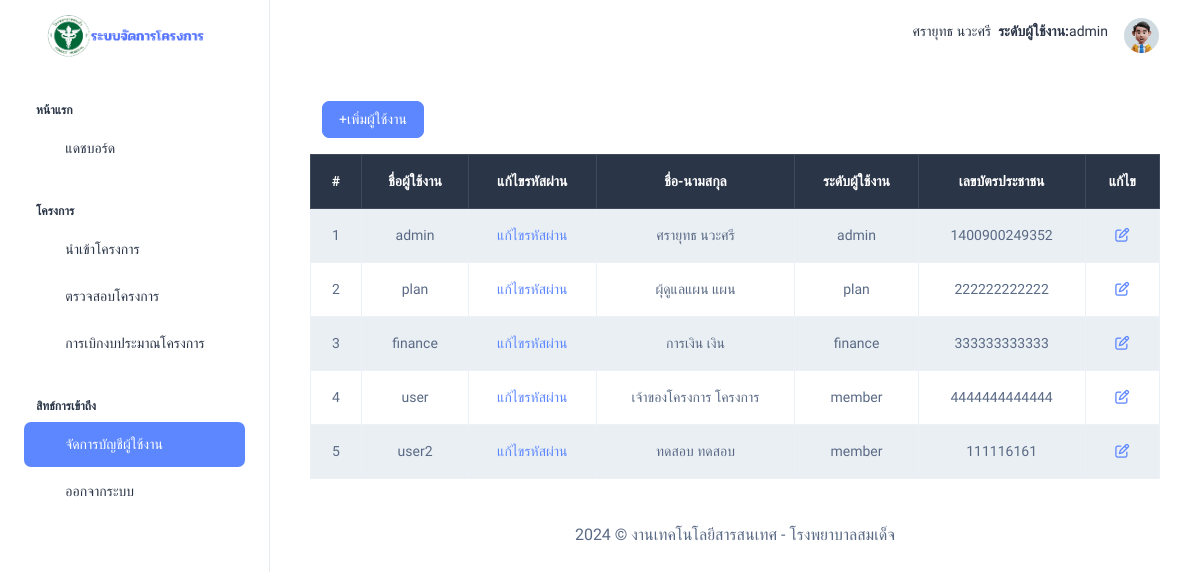
The page /member-manage.php (signed in) on the database its author committed.
### tables this page shows
CREATE TABLE `member`  (
  `m_id` int NOT NULL AUTO_INCREMENT,
  `uname` varchar(255) NOT NULL,
  `password` varchar(255) NOT NULL,
  `fname` varchar(255) NOT NULL,
  `lname` varchar(255) NOT NULL,
  `level` varchar(255) NOT NULL,
  `cid` varchar(255) NOT NULL,
  `created` datetime NOT NULL DEFAULT '0000-00-00 00:00:00' ON UPDATE CURRENT_TIMESTAMP,
  `modified` datetime NOT NULL DEFAULT '0000-00-00 00:00:00' ON UPDATE CURRENT_TIMESTAMP,
  PRIMARY KEY (`m_id`) USING BTREE
);

### member-manage.php (the view, shortened to what this page needs)
<?php
include('./db/connect.php');
?>
<?php include('./include/head.php') ?>
<?php include('./include/header.php') ?>
<div class="container-fluid">
    <body>
        <div class="container">
            <div class="row p-3">
                <div class="row">
                    <div class="col-md-12"><a type="button" class="btn btn-primary" href="add-member.php">+เพิ่มผู้ใช้งาน</a></div>
                </div>
                <table class="mt-3 table table-striped table-bordered text-center">
                    <thead class="table-dark">
                        <tr>
                            <th>#</th>
                            <th>ชื่อผู้ใช้งาน</th>
                            <th>แก้ไขรหัสผ่าน</th>
                            <th>ชื่อ-นามสกุล</th>
                            <th>ระดับผู้ใช้งาน</th>
                            <th>เลขบัตรประชาชน</th>
                            <th>แก้ไข</th>
                        </tr>
                    </thead>
                    <tbody>
                        <?php
                        $result = $conn->query("SELECT *, CONCAT(fname,' ',lname) as fullname FROM member ORDER BY m_id ASC");
                        if ($result->num_rows > 0) {
                            $i = 0;
                            while ($row = $result->fetch_assoc()) {
                                $i++;
                        ?>
                                <tr>
                                    <td><?php echo $i; ?></td>
                                    <td><?php echo $row['uname']; ?></td>
                                    <td><a style="text-decoration: none;" href="member-resetpassword.php?m_id=<?php echo $row['m_id'] ?>">แก้ไขรหัสผ่าน</a></td>
                                    <td><?php echo $row['fullname']; ?></td>
                                    <td><?php echo $row['level']; ?></td>
                                    <td><?php echo $row['cid']; ?></td>
                                    <td class="text-center"><a style="text-decoration: none;" href="member-edit.php?m_id=<?php echo $row['m_id'] ?>"><i class="fa-regular fa-pen-to-square"></i></a></td>
                                </tr>
                            <?php }
                        } else { ?>
                            <tr>
                                <td colspan="7">ไม่พบข้อมูล...</td>
                            </tr>
                        <?php } ?>
                    </tbody>
                </table>
            </div>
        </div>
    </body>
    <?php include('./include/footer.php') ?>

### rows shown on the page
member: uname "admin", fullname "ศรายุทธ นวะศรี", level "admin", cid "1400900249352"
member: uname "plan", fullname "ผุ้ดูแลแผน แผน", level "plan", cid "222222222222"
member: uname "finance", fullname "การเงิน เงิน", level "finance", cid "333333333333"
member: uname "user", fullname "เจ้าของโครงการ โครงการ", level "member", cid "4444444444444"
member: uname "user2", fullname "ทดสอบ ทดสอบ", level "member", cid "111116161"

### other values the page prints
$_SESSION['fname'] "ศรายุทธ"
$_SESSION['lname'] "นวะศรี"
$_SESSION['level'] "admin"
